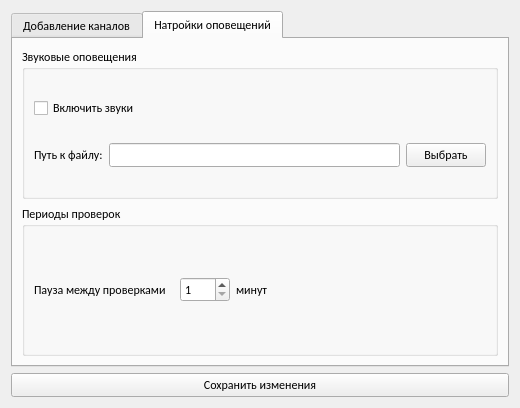
<?xml version="1.0" encoding="UTF-8"?>
<ui version="4.0">
 <class>dialogSettings</class>
 <widget class="QDialog" name="dialogSettings">
  <property name="windowModality">
   <enum>Qt::NonModal</enum>
  </property>
  <property name="geometry">
   <rect>
    <x>0</x>
    <y>0</y>
    <width>520</width>
    <height>408</height>
   </rect>
  </property>
  <property name="minimumSize">
   <size>
    <width>464</width>
    <height>353</height>
   </size>
  </property>
  <property name="maximumSize">
   <size>
    <width>596</width>
    <height>16777215</height>
   </size>
  </property>
  <property name="font">
   <font>
    <family>Calibri</family>
    <pointsize>9</pointsize>
   </font>
  </property>
  <property name="contextMenuPolicy">
   <enum>Qt::DefaultContextMenu</enum>
  </property>
  <property name="windowTitle">
   <string>Settings</string>
  </property>
  <property name="autoFillBackground">
   <bool>false</bool>
  </property>
  <property name="styleSheet">
   <string notr="true"/>
  </property>
  <property name="sizeGripEnabled">
   <bool>false</bool>
  </property>
  <property name="modal">
   <bool>false</bool>
  </property>
  <layout class="QVBoxLayout" name="verticalLayout">
   <item>
    <widget class="QTabWidget" name="tabWidget">
     <property name="tabShape">
      <enum>QTabWidget::Rounded</enum>
     </property>
     <property name="currentIndex">
      <number>1</number>
     </property>
     <widget class="QWidget" name="addChannelTab">
      <attribute name="title">
       <string>Добавление каналов</string>
      </attribute>
      <layout class="QGridLayout" name="gridLayout">
       <item row="0" column="0">
        <widget class="QGroupBox" name="groupBox">
         <property name="title">
          <string>Список каналов для уведомлений о начале трансляции:</string>
         </property>
         <layout class="QVBoxLayout" name="verticalLayout_2">
          <item>
           <layout class="QHBoxLayout" name="horizontalLayout">
            <item>
             <widget class="QListWidget" name="listOfChannels">
              <property name="styleSheet">
               <string notr="true"/>
              </property>
             </widget>
            </item>
            <item>
             <widget class="QPushButton" name="deleteChannel">
              <property name="text">
               <string>Удалить</string>
              </property>
             </widget>
            </item>
           </layout>
          </item>
         </layout>
        </widget>
       </item>
       <item row="1" column="0">
        <widget class="QLabel" name="label_3">
         <property name="maximumSize">
          <size>
           <width>486</width>
           <height>16777215</height>
          </size>
         </property>
         <property name="text">
          <string>Чтобы добавить канал, введите его название. (Например: yur000)</string>
         </property>
        </widget>
       </item>
       <item row="3" column="0">
        <layout class="QHBoxLayout" name="horizontalLayout_2">
         <item>
          <widget class="QLabel" name="label">
           <property name="text">
            <string>Введите название канала:</string>
           </property>
          </widget>
         </item>
         <item>
          <widget class="QLineEdit" name="channelName">
           <property name="styleSheet">
            <string notr="true"/>
           </property>
          </widget>
         </item>
         <item>
          <widget class="QPushButton" name="addChannel">
           <property name="styleSheet">
            <string notr="true"/>
           </property>
           <property name="text">
            <string>Добавить</string>
           </property>
          </widget>
         </item>
        </layout>
       </item>
      </layout>
     </widget>
     <widget class="QWidget" name="settingsTab">
      <attribute name="title">
       <string>Натройки оповещений</string>
      </attribute>
      <layout class="QVBoxLayout" name="verticalLayout_5">
       <item>
        <widget class="QGroupBox" name="groupBox_2">
         <property name="title">
          <string>Звуковые оповещения</string>
         </property>
         <layout class="QVBoxLayout" name="verticalLayout_3">
          <item>
           <widget class="QCheckBox" name="isSound">
            <property name="text">
             <string>Включить звуки</string>
            </property>
            <property name="checked">
             <bool>false</bool>
            </property>
           </widget>
          </item>
          <item>
           <layout class="QHBoxLayout" name="horizontalLayout_3">
            <item>
             <widget class="QLabel" name="soundPathText">
              <property name="enabled">
               <bool>true</bool>
              </property>
              <property name="text">
               <string>Путь к файлу:</string>
              </property>
             </widget>
            </item>
            <item>
             <widget class="QLineEdit" name="soundPath">
              <property name="text">
               <string/>
              </property>
              <property name="readOnly">
               <bool>true</bool>
              </property>
             </widget>
            </item>
            <item>
             <widget class="QPushButton" name="callFileDialog">
              <property name="text">
               <string>Выбрать</string>
              </property>
             </widget>
            </item>
           </layout>
          </item>
         </layout>
        </widget>
       </item>
       <item>
        <widget class="QGroupBox" name="groupBox_3">
         <property name="title">
          <string>Периоды проверок</string>
         </property>
         <layout class="QHBoxLayout" name="horizontalLayout_5">
          <item>
           <layout class="QHBoxLayout" name="horizontalLayout_4">
            <item>
             <widget class="QLabel" name="label_2">
              <property name="maximumSize">
               <size>
                <width>140</width>
                <height>16777215</height>
               </size>
              </property>
              <property name="text">
               <string>Пауза между проверками</string>
              </property>
             </widget>
            </item>
            <item>
             <widget class="QSpinBox" name="minutesToCheck">
              <property name="minimumSize">
               <size>
                <width>0</width>
                <height>0</height>
               </size>
              </property>
              <property name="maximumSize">
               <size>
                <width>50</width>
                <height>16777215</height>
               </size>
              </property>
              <property name="minimum">
               <number>1</number>
              </property>
              <property name="maximum">
               <number>999</number>
              </property>
             </widget>
            </item>
            <item>
             <widget class="QLabel" name="label_4">
              <property name="text">
               <string>минут</string>
              </property>
             </widget>
            </item>
           </layout>
          </item>
         </layout>
        </widget>
       </item>
      </layout>
     </widget>
    </widget>
   </item>
   <item>
    <widget class="QPushButton" name="saveButton">
     <property name="text">
      <string>Сохранить изменения</string>
     </property>
    </widget>
   </item>
  </layout>
 </widget>
 <resources/>
 <connections/>
</ui>
